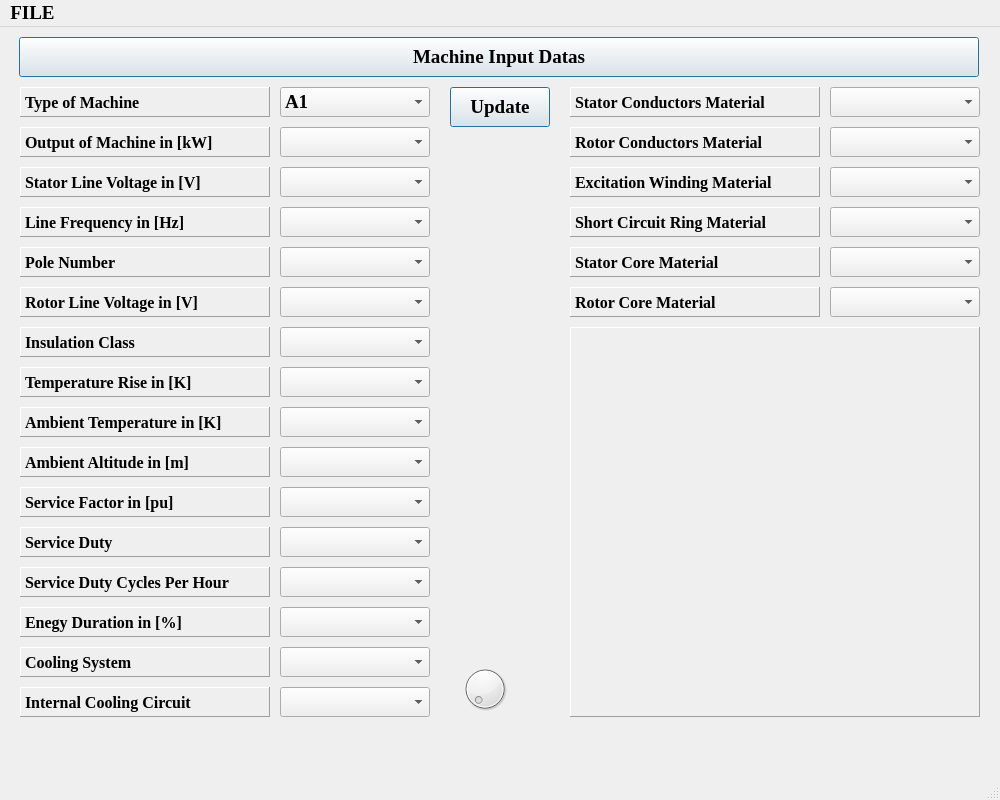
<?xml version="1.0" encoding="UTF-8"?>
<ui version="4.0">
 <author>moratelli</author>
 <class>Screen01</class>
 <widget class="QMainWindow" name="Screen01">
  <property name="enabled">
   <bool>true</bool>
  </property>
  <property name="geometry">
   <rect>
    <x>0</x>
    <y>0</y>
    <width>1000</width>
    <height>800</height>
   </rect>
  </property>
  <property name="font">
   <font>
    <family>Times New Roman</family>
    <pointsize>14</pointsize>
    <weight>75</weight>
    <bold>true</bold>
   </font>
  </property>
  <property name="windowTitle">
   <string>MainWindow</string>
  </property>
  <widget class="QWidget" name="centralwidget">
   <widget class="QPushButton" name="bt_MachineInputDatas">
    <property name="enabled">
     <bool>true</bool>
    </property>
    <property name="geometry">
     <rect>
      <x>19</x>
      <y>10</y>
      <width>960</width>
      <height>40</height>
     </rect>
    </property>
    <property name="font">
     <font>
      <family>Times New Roman</family>
      <pointsize>14</pointsize>
      <weight>75</weight>
      <bold>true</bold>
     </font>
    </property>
    <property name="text">
     <string>Machine Input Datas</string>
    </property>
    <property name="default">
     <bool>true</bool>
    </property>
   </widget>
   <widget class="QLabel" name="label01">
    <property name="geometry">
     <rect>
      <x>20</x>
      <y>60</y>
      <width>250</width>
      <height>30</height>
     </rect>
    </property>
    <property name="font">
     <font>
      <family>Times New Roman</family>
      <pointsize>12</pointsize>
      <weight>75</weight>
      <bold>true</bold>
     </font>
    </property>
    <property name="frameShape">
     <enum>QFrame::Panel</enum>
    </property>
    <property name="frameShadow">
     <enum>QFrame::Raised</enum>
    </property>
    <property name="text">
     <string>Type of Machine</string>
    </property>
   </widget>
   <widget class="QLabel" name="label02">
    <property name="geometry">
     <rect>
      <x>20</x>
      <y>100</y>
      <width>250</width>
      <height>30</height>
     </rect>
    </property>
    <property name="font">
     <font>
      <family>Times New Roman</family>
      <pointsize>12</pointsize>
      <weight>75</weight>
      <bold>true</bold>
     </font>
    </property>
    <property name="frameShape">
     <enum>QFrame::Panel</enum>
    </property>
    <property name="frameShadow">
     <enum>QFrame::Raised</enum>
    </property>
    <property name="text">
     <string>Output of Machine in [kW]</string>
    </property>
   </widget>
   <widget class="QComboBox" name="cbTypeMachine">
    <property name="geometry">
     <rect>
      <x>280</x>
      <y>60</y>
      <width>150</width>
      <height>30</height>
     </rect>
    </property>
    <item>
     <property name="text">
      <string>A1</string>
     </property>
    </item>
    <item>
     <property name="text">
      <string>A2</string>
     </property>
    </item>
    <item>
     <property name="text">
      <string>A3</string>
     </property>
    </item>
   </widget>
   <widget class="QComboBox" name="comboBox02">
    <property name="geometry">
     <rect>
      <x>280</x>
      <y>100</y>
      <width>150</width>
      <height>30</height>
     </rect>
    </property>
   </widget>
   <widget class="QComboBox" name="cbFrequency">
    <property name="geometry">
     <rect>
      <x>280</x>
      <y>180</y>
      <width>150</width>
      <height>30</height>
     </rect>
    </property>
   </widget>
   <widget class="QComboBox" name="comboBox03">
    <property name="geometry">
     <rect>
      <x>280</x>
      <y>140</y>
      <width>150</width>
      <height>30</height>
     </rect>
    </property>
   </widget>
   <widget class="QLabel" name="label04">
    <property name="geometry">
     <rect>
      <x>20</x>
      <y>180</y>
      <width>250</width>
      <height>30</height>
     </rect>
    </property>
    <property name="font">
     <font>
      <family>Times New Roman</family>
      <pointsize>12</pointsize>
      <weight>75</weight>
      <bold>true</bold>
     </font>
    </property>
    <property name="frameShape">
     <enum>QFrame::Panel</enum>
    </property>
    <property name="frameShadow">
     <enum>QFrame::Raised</enum>
    </property>
    <property name="text">
     <string>Line Frequency in [Hz]</string>
    </property>
   </widget>
   <widget class="QLabel" name="label003">
    <property name="geometry">
     <rect>
      <x>20</x>
      <y>140</y>
      <width>250</width>
      <height>30</height>
     </rect>
    </property>
    <property name="font">
     <font>
      <family>Times New Roman</family>
      <pointsize>12</pointsize>
      <weight>75</weight>
      <bold>true</bold>
     </font>
    </property>
    <property name="frameShape">
     <enum>QFrame::Panel</enum>
    </property>
    <property name="frameShadow">
     <enum>QFrame::Raised</enum>
    </property>
    <property name="text">
     <string>Stator Line Voltage in [V]</string>
    </property>
   </widget>
   <widget class="QComboBox" name="comboBox06">
    <property name="geometry">
     <rect>
      <x>280</x>
      <y>260</y>
      <width>150</width>
      <height>30</height>
     </rect>
    </property>
   </widget>
   <widget class="QComboBox" name="comboBox08">
    <property name="geometry">
     <rect>
      <x>280</x>
      <y>340</y>
      <width>150</width>
      <height>30</height>
     </rect>
    </property>
   </widget>
   <widget class="QLabel" name="label08">
    <property name="geometry">
     <rect>
      <x>20</x>
      <y>340</y>
      <width>250</width>
      <height>30</height>
     </rect>
    </property>
    <property name="font">
     <font>
      <family>Times New Roman</family>
      <pointsize>12</pointsize>
      <weight>75</weight>
      <bold>true</bold>
     </font>
    </property>
    <property name="frameShape">
     <enum>QFrame::Panel</enum>
    </property>
    <property name="frameShadow">
     <enum>QFrame::Raised</enum>
    </property>
    <property name="text">
     <string>Temperature Rise in [K]</string>
    </property>
   </widget>
   <widget class="QComboBox" name="cbPole">
    <property name="geometry">
     <rect>
      <x>280</x>
      <y>220</y>
      <width>150</width>
      <height>30</height>
     </rect>
    </property>
   </widget>
   <widget class="QLabel" name="label06">
    <property name="geometry">
     <rect>
      <x>20</x>
      <y>260</y>
      <width>250</width>
      <height>30</height>
     </rect>
    </property>
    <property name="font">
     <font>
      <family>Times New Roman</family>
      <pointsize>12</pointsize>
      <weight>75</weight>
      <bold>true</bold>
     </font>
    </property>
    <property name="frameShape">
     <enum>QFrame::Panel</enum>
    </property>
    <property name="frameShadow">
     <enum>QFrame::Raised</enum>
    </property>
    <property name="text">
     <string>Rotor Line Voltage in [V]</string>
    </property>
   </widget>
   <widget class="QComboBox" name="comboBox07">
    <property name="geometry">
     <rect>
      <x>280</x>
      <y>300</y>
      <width>150</width>
      <height>30</height>
     </rect>
    </property>
   </widget>
   <widget class="QLabel" name="label07">
    <property name="geometry">
     <rect>
      <x>20</x>
      <y>300</y>
      <width>250</width>
      <height>30</height>
     </rect>
    </property>
    <property name="font">
     <font>
      <family>Times New Roman</family>
      <pointsize>12</pointsize>
      <weight>75</weight>
      <bold>true</bold>
     </font>
    </property>
    <property name="frameShape">
     <enum>QFrame::Panel</enum>
    </property>
    <property name="frameShadow">
     <enum>QFrame::Raised</enum>
    </property>
    <property name="text">
     <string>Insulation Class</string>
    </property>
   </widget>
   <widget class="QLabel" name="label05">
    <property name="geometry">
     <rect>
      <x>20</x>
      <y>220</y>
      <width>250</width>
      <height>30</height>
     </rect>
    </property>
    <property name="font">
     <font>
      <family>Times New Roman</family>
      <pointsize>12</pointsize>
      <weight>75</weight>
      <bold>true</bold>
     </font>
    </property>
    <property name="frameShape">
     <enum>QFrame::Panel</enum>
    </property>
    <property name="frameShadow">
     <enum>QFrame::Raised</enum>
    </property>
    <property name="text">
     <string>Pole Number</string>
    </property>
   </widget>
   <widget class="QComboBox" name="comboBox10">
    <property name="geometry">
     <rect>
      <x>280</x>
      <y>420</y>
      <width>150</width>
      <height>30</height>
     </rect>
    </property>
   </widget>
   <widget class="QComboBox" name="comboBox13">
    <property name="geometry">
     <rect>
      <x>280</x>
      <y>540</y>
      <width>150</width>
      <height>30</height>
     </rect>
    </property>
   </widget>
   <widget class="QComboBox" name="comboBox12">
    <property name="geometry">
     <rect>
      <x>280</x>
      <y>500</y>
      <width>150</width>
      <height>30</height>
     </rect>
    </property>
   </widget>
   <widget class="QLabel" name="label12">
    <property name="geometry">
     <rect>
      <x>20</x>
      <y>500</y>
      <width>250</width>
      <height>30</height>
     </rect>
    </property>
    <property name="font">
     <font>
      <family>Times New Roman</family>
      <pointsize>12</pointsize>
      <weight>75</weight>
      <bold>true</bold>
     </font>
    </property>
    <property name="frameShape">
     <enum>QFrame::Panel</enum>
    </property>
    <property name="frameShadow">
     <enum>QFrame::Raised</enum>
    </property>
    <property name="text">
     <string>Service Duty</string>
    </property>
   </widget>
   <widget class="QComboBox" name="comboBox14">
    <property name="geometry">
     <rect>
      <x>280</x>
      <y>580</y>
      <width>150</width>
      <height>30</height>
     </rect>
    </property>
   </widget>
   <widget class="QComboBox" name="comboBox15">
    <property name="geometry">
     <rect>
      <x>280</x>
      <y>620</y>
      <width>150</width>
      <height>30</height>
     </rect>
    </property>
   </widget>
   <widget class="QComboBox" name="comboBox09">
    <property name="geometry">
     <rect>
      <x>280</x>
      <y>380</y>
      <width>150</width>
      <height>30</height>
     </rect>
    </property>
   </widget>
   <widget class="QComboBox" name="comboBox16">
    <property name="geometry">
     <rect>
      <x>280</x>
      <y>660</y>
      <width>150</width>
      <height>30</height>
     </rect>
    </property>
   </widget>
   <widget class="QLabel" name="label13">
    <property name="geometry">
     <rect>
      <x>20</x>
      <y>540</y>
      <width>250</width>
      <height>30</height>
     </rect>
    </property>
    <property name="font">
     <font>
      <family>Times New Roman</family>
      <pointsize>12</pointsize>
      <weight>75</weight>
      <bold>true</bold>
     </font>
    </property>
    <property name="frameShape">
     <enum>QFrame::Panel</enum>
    </property>
    <property name="frameShadow">
     <enum>QFrame::Raised</enum>
    </property>
    <property name="text">
     <string>Service Duty Cycles Per Hour</string>
    </property>
   </widget>
   <widget class="QLabel" name="label10">
    <property name="geometry">
     <rect>
      <x>20</x>
      <y>420</y>
      <width>250</width>
      <height>30</height>
     </rect>
    </property>
    <property name="font">
     <font>
      <family>Times New Roman</family>
      <pointsize>12</pointsize>
      <weight>75</weight>
      <bold>true</bold>
     </font>
    </property>
    <property name="frameShape">
     <enum>QFrame::Panel</enum>
    </property>
    <property name="frameShadow">
     <enum>QFrame::Raised</enum>
    </property>
    <property name="text">
     <string>Ambient Altitude in [m]</string>
    </property>
   </widget>
   <widget class="QLabel" name="label16">
    <property name="geometry">
     <rect>
      <x>20</x>
      <y>660</y>
      <width>250</width>
      <height>30</height>
     </rect>
    </property>
    <property name="font">
     <font>
      <family>Times New Roman</family>
      <pointsize>12</pointsize>
      <weight>75</weight>
      <bold>true</bold>
     </font>
    </property>
    <property name="frameShape">
     <enum>QFrame::Panel</enum>
    </property>
    <property name="frameShadow">
     <enum>QFrame::Raised</enum>
    </property>
    <property name="text">
     <string>Internal Cooling Circuit</string>
    </property>
   </widget>
   <widget class="QComboBox" name="comboBox11">
    <property name="geometry">
     <rect>
      <x>280</x>
      <y>460</y>
      <width>150</width>
      <height>30</height>
     </rect>
    </property>
   </widget>
   <widget class="QLabel" name="label11">
    <property name="geometry">
     <rect>
      <x>20</x>
      <y>460</y>
      <width>250</width>
      <height>30</height>
     </rect>
    </property>
    <property name="font">
     <font>
      <family>Times New Roman</family>
      <pointsize>12</pointsize>
      <weight>75</weight>
      <bold>true</bold>
     </font>
    </property>
    <property name="frameShape">
     <enum>QFrame::Panel</enum>
    </property>
    <property name="frameShadow">
     <enum>QFrame::Raised</enum>
    </property>
    <property name="text">
     <string>Service Factor in [pu]</string>
    </property>
   </widget>
   <widget class="QLabel" name="label09">
    <property name="geometry">
     <rect>
      <x>20</x>
      <y>380</y>
      <width>250</width>
      <height>30</height>
     </rect>
    </property>
    <property name="font">
     <font>
      <family>Times New Roman</family>
      <pointsize>12</pointsize>
      <weight>75</weight>
      <bold>true</bold>
     </font>
    </property>
    <property name="frameShape">
     <enum>QFrame::Panel</enum>
    </property>
    <property name="frameShadow">
     <enum>QFrame::Raised</enum>
    </property>
    <property name="text">
     <string>Ambient Temperature in [K]</string>
    </property>
   </widget>
   <widget class="QLabel" name="label14">
    <property name="geometry">
     <rect>
      <x>20</x>
      <y>580</y>
      <width>250</width>
      <height>30</height>
     </rect>
    </property>
    <property name="font">
     <font>
      <family>Times New Roman</family>
      <pointsize>12</pointsize>
      <weight>75</weight>
      <bold>true</bold>
     </font>
    </property>
    <property name="frameShape">
     <enum>QFrame::Panel</enum>
    </property>
    <property name="frameShadow">
     <enum>QFrame::Raised</enum>
    </property>
    <property name="text">
     <string>Enegy Duration in [%]</string>
    </property>
   </widget>
   <widget class="QLabel" name="label15">
    <property name="geometry">
     <rect>
      <x>20</x>
      <y>620</y>
      <width>250</width>
      <height>30</height>
     </rect>
    </property>
    <property name="font">
     <font>
      <family>Times New Roman</family>
      <pointsize>12</pointsize>
      <weight>75</weight>
      <bold>true</bold>
     </font>
    </property>
    <property name="frameShape">
     <enum>QFrame::Panel</enum>
    </property>
    <property name="frameShadow">
     <enum>QFrame::Raised</enum>
    </property>
    <property name="text">
     <string>Cooling System</string>
    </property>
   </widget>
   <widget class="QLabel" name="label21">
    <property name="geometry">
     <rect>
      <x>570</x>
      <y>260</y>
      <width>250</width>
      <height>30</height>
     </rect>
    </property>
    <property name="font">
     <font>
      <family>Times New Roman</family>
      <pointsize>12</pointsize>
      <weight>75</weight>
      <bold>true</bold>
     </font>
    </property>
    <property name="frameShape">
     <enum>QFrame::Panel</enum>
    </property>
    <property name="frameShadow">
     <enum>QFrame::Raised</enum>
    </property>
    <property name="text">
     <string>Rotor Core Material</string>
    </property>
   </widget>
   <widget class="QLabel" name="label12_2">
    <property name="geometry">
     <rect>
      <x>570</x>
      <y>140</y>
      <width>250</width>
      <height>30</height>
     </rect>
    </property>
    <property name="font">
     <font>
      <family>Times New Roman</family>
      <pointsize>12</pointsize>
      <weight>75</weight>
      <bold>true</bold>
     </font>
    </property>
    <property name="frameShape">
     <enum>QFrame::Panel</enum>
    </property>
    <property name="frameShadow">
     <enum>QFrame::Raised</enum>
    </property>
    <property name="text">
     <string>Excitation Winding Material</string>
    </property>
   </widget>
   <widget class="QLabel" name="label19">
    <property name="geometry">
     <rect>
      <x>570</x>
      <y>180</y>
      <width>250</width>
      <height>30</height>
     </rect>
    </property>
    <property name="font">
     <font>
      <family>Times New Roman</family>
      <pointsize>12</pointsize>
      <weight>75</weight>
      <bold>true</bold>
     </font>
    </property>
    <property name="frameShape">
     <enum>QFrame::Panel</enum>
    </property>
    <property name="frameShadow">
     <enum>QFrame::Raised</enum>
    </property>
    <property name="text">
     <string>Short Circuit Ring Material</string>
    </property>
   </widget>
   <widget class="QLabel" name="label20">
    <property name="geometry">
     <rect>
      <x>570</x>
      <y>220</y>
      <width>250</width>
      <height>30</height>
     </rect>
    </property>
    <property name="font">
     <font>
      <family>Times New Roman</family>
      <pointsize>12</pointsize>
      <weight>75</weight>
      <bold>true</bold>
     </font>
    </property>
    <property name="frameShape">
     <enum>QFrame::Panel</enum>
    </property>
    <property name="frameShadow">
     <enum>QFrame::Raised</enum>
    </property>
    <property name="text">
     <string>Stator Core Material</string>
    </property>
   </widget>
   <widget class="QComboBox" name="comboBox19">
    <property name="geometry">
     <rect>
      <x>830</x>
      <y>140</y>
      <width>150</width>
      <height>30</height>
     </rect>
    </property>
   </widget>
   <widget class="QComboBox" name="comboBox22">
    <property name="geometry">
     <rect>
      <x>830</x>
      <y>260</y>
      <width>150</width>
      <height>30</height>
     </rect>
    </property>
   </widget>
   <widget class="QLabel" name="label18">
    <property name="geometry">
     <rect>
      <x>570</x>
      <y>100</y>
      <width>250</width>
      <height>30</height>
     </rect>
    </property>
    <property name="font">
     <font>
      <family>Times New Roman</family>
      <pointsize>12</pointsize>
      <weight>75</weight>
      <bold>true</bold>
     </font>
    </property>
    <property name="frameShape">
     <enum>QFrame::Panel</enum>
    </property>
    <property name="frameShadow">
     <enum>QFrame::Raised</enum>
    </property>
    <property name="text">
     <string>Rotor Conductors Material</string>
    </property>
   </widget>
   <widget class="QLabel" name="label17">
    <property name="geometry">
     <rect>
      <x>570</x>
      <y>60</y>
      <width>250</width>
      <height>30</height>
     </rect>
    </property>
    <property name="font">
     <font>
      <family>Times New Roman</family>
      <pointsize>12</pointsize>
      <weight>75</weight>
      <bold>true</bold>
     </font>
    </property>
    <property name="frameShape">
     <enum>QFrame::Panel</enum>
    </property>
    <property name="frameShadow">
     <enum>QFrame::Raised</enum>
    </property>
    <property name="text">
     <string>Stator Conductors Material</string>
    </property>
   </widget>
   <widget class="QComboBox" name="comboBox20">
    <property name="geometry">
     <rect>
      <x>830</x>
      <y>180</y>
      <width>150</width>
      <height>30</height>
     </rect>
    </property>
   </widget>
   <widget class="QComboBox" name="comboBox17">
    <property name="geometry">
     <rect>
      <x>830</x>
      <y>60</y>
      <width>150</width>
      <height>30</height>
     </rect>
    </property>
   </widget>
   <widget class="QComboBox" name="comboBox21">
    <property name="geometry">
     <rect>
      <x>830</x>
      <y>220</y>
      <width>150</width>
      <height>30</height>
     </rect>
    </property>
   </widget>
   <widget class="QComboBox" name="comboBox18">
    <property name="geometry">
     <rect>
      <x>830</x>
      <y>100</y>
      <width>150</width>
      <height>30</height>
     </rect>
    </property>
   </widget>
   <widget class="QLabel" name="labelPicture01">
    <property name="geometry">
     <rect>
      <x>570</x>
      <y>300</y>
      <width>410</width>
      <height>390</height>
     </rect>
    </property>
    <property name="frameShape">
     <enum>QFrame::Panel</enum>
    </property>
    <property name="frameShadow">
     <enum>QFrame::Raised</enum>
    </property>
    <property name="text">
     <string/>
    </property>
    <property name="pixmap">
     <pixmap>../img/figura1.png</pixmap>
    </property>
    <property name="alignment">
     <set>Qt::AlignCenter</set>
    </property>
   </widget>
   <widget class="QPushButton" name="bt_Update01">
    <property name="enabled">
     <bool>true</bool>
    </property>
    <property name="geometry">
     <rect>
      <x>450</x>
      <y>60</y>
      <width>100</width>
      <height>40</height>
     </rect>
    </property>
    <property name="font">
     <font>
      <family>Times New Roman</family>
      <pointsize>14</pointsize>
      <weight>75</weight>
      <bold>true</bold>
     </font>
    </property>
    <property name="text">
     <string>Update</string>
    </property>
    <property name="default">
     <bool>true</bool>
    </property>
   </widget>
   <widget class="QDial" name="dial">
    <property name="geometry">
     <rect>
      <x>460</x>
      <y>630</y>
      <width>50</width>
      <height>64</height>
     </rect>
    </property>
   </widget>
  </widget>
  <widget class="QMenuBar" name="menubar">
   <property name="geometry">
    <rect>
     <x>0</x>
     <y>0</y>
     <width>1000</width>
     <height>21</height>
    </rect>
   </property>
   <widget class="QMenu" name="menuFILE">
    <property name="title">
     <string>FILE</string>
    </property>
    <addaction name="menu_teste"/>
    <addaction name="separator"/>
    <addaction name="menu_tela2"/>
   </widget>
   <addaction name="menuFILE"/>
  </widget>
  <widget class="QStatusBar" name="statusbar"/>
  <action name="menu_teste">
   <property name="text">
    <string>Apenas teste</string>
   </property>
  </action>
  <action name="menu_tela2">
   <property name="text">
    <string>Tela 2</string>
   </property>
  </action>
 </widget>
 <resources/>
 <connections/>
</ui>
